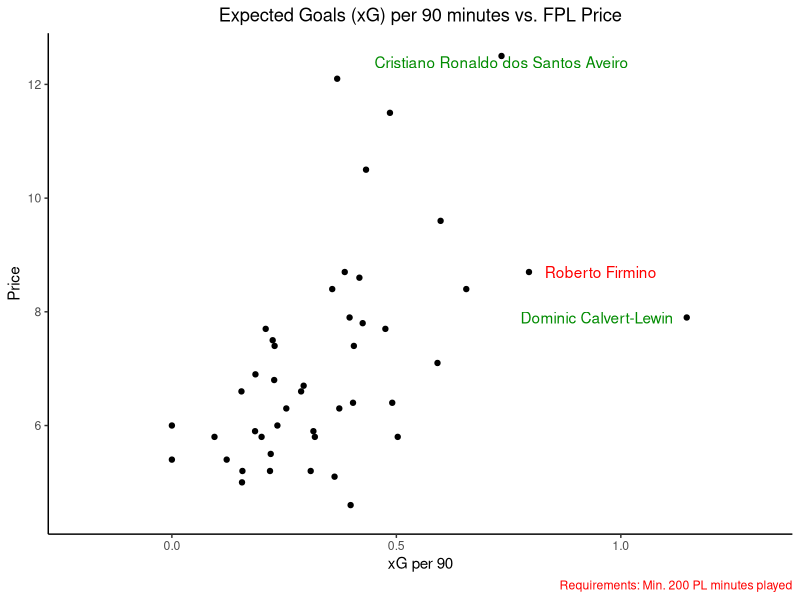
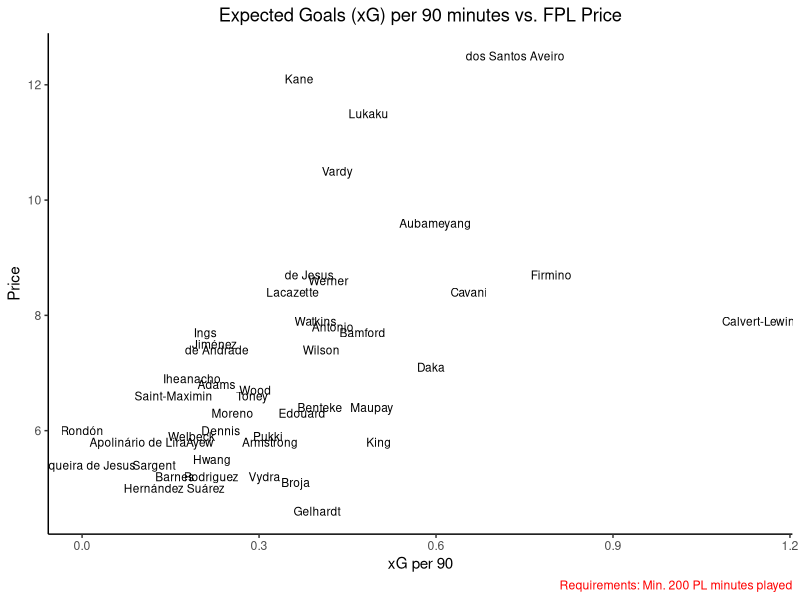
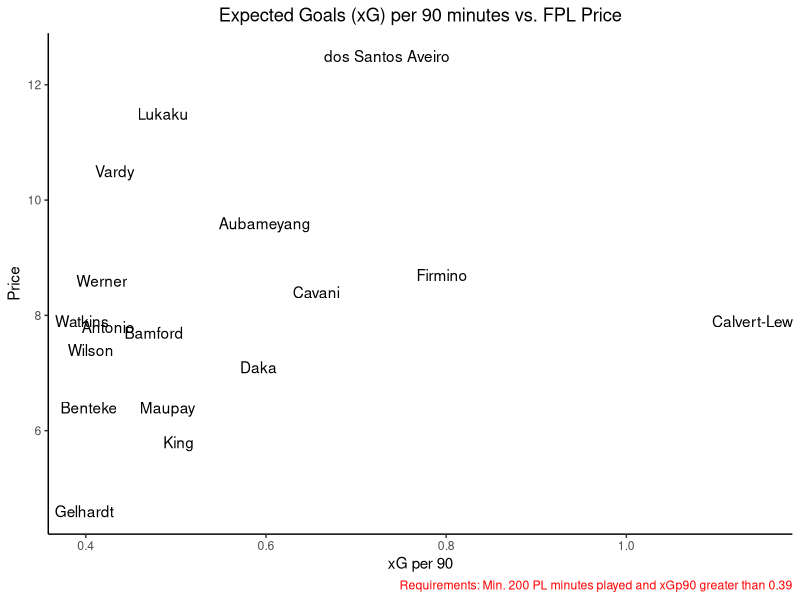

Reproduce these figures in R, in order.
## ---- chunk 1
knitr::opts_chunk$set(echo = TRUE)
## ---- chunk 2
library(ggplot2)
## ---- chunk 3

GW18fwd <- read.csv(file = 'GW18FWD.csv')
GW18fwd_clean <- GW18fwd[GW18fwd$minutes > 200, ]
GW18fwd_clean
## ---- chunk 4
ggplot(GW18fwd_clean, aes(x=xGp90, y=price)) +
  geom_point() +
  labs(title = "Expected Goals (xG) per 90 minutes vs. FPL Price", x = "xG per 90", y = "Price", caption = "Requirements: Min. 200 PL minutes played") +
  theme_classic()+
  theme(plot.title = element_text(hjust = .5),plot.caption = element_text(color = 'red'))+
  geom_text(aes(label=ifelse(xGp90>.9,as.character(name),'')), nudge_x = -.2, color = 'green4') +
  geom_text(aes(label=ifelse(xGp90>.75 &  xGp90<.8,as.character(name),'')), nudge_x = .16, color = 'red')+
  geom_text(aes(label=ifelse(price>12.1,as.character(name),'')), nudge_y = -.11, color = 'green4')
## ---- chunk 5
ggplot(GW18fwd_clean, aes(x=xGp90, y=price)) +
  labs(title = "Expected Goals (xG) per 90 minutes vs. FPL Price", x = "xG per 90", y = "Price", caption = "Requirements: Min. 200 PL minutes played") +
  theme_classic()+
  theme(plot.title = element_text(hjust = .5),plot.caption = element_text(color = 'red'))+
  geom_text(aes(label=as.character(second_name)), size = 3) 
## ---- chunk 6
GW18fwd_cleanXG <- GW18fwd_clean[GW18fwd_clean$xGp90 > .39, ]
ggplot(GW18fwd_cleanXG, aes(x=xGp90, y=price)) +
  labs(title = "Expected Goals (xG) per 90 minutes vs. FPL Price", x = "xG per 90", y = "Price", caption = "Requirements: Min. 200 PL minutes played and xGp90 greater than 0.39") +
  theme_classic()+
  theme(plot.title = element_text(hjust = .5),plot.caption = element_text(color = 'red'))+
  geom_text(aes(label=as.character(second_name)))
